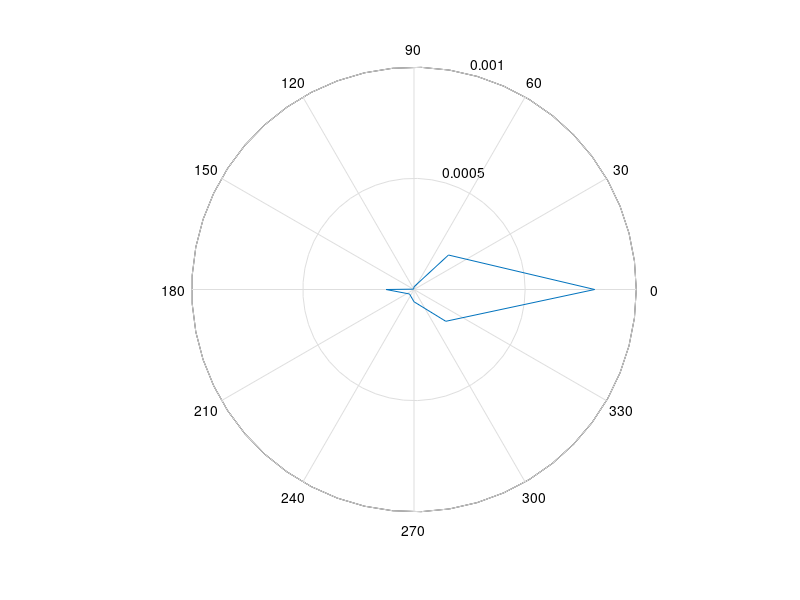

The MATLAB script that drew this image:
function polarAnt()
angle = [0 45 90 135 180 225 270 315];
radAngle = angle.*(pi/180);
dbm0base = [-30.9000  -36.5882  -49.1765  -56.4510  -39.0000  -45.4510  -42.5882  -36.9412];
mW0base = (10.^(dbm0base/10));
polar([radAngle radAngle(1)], [mW0base mW0base(1)]);

